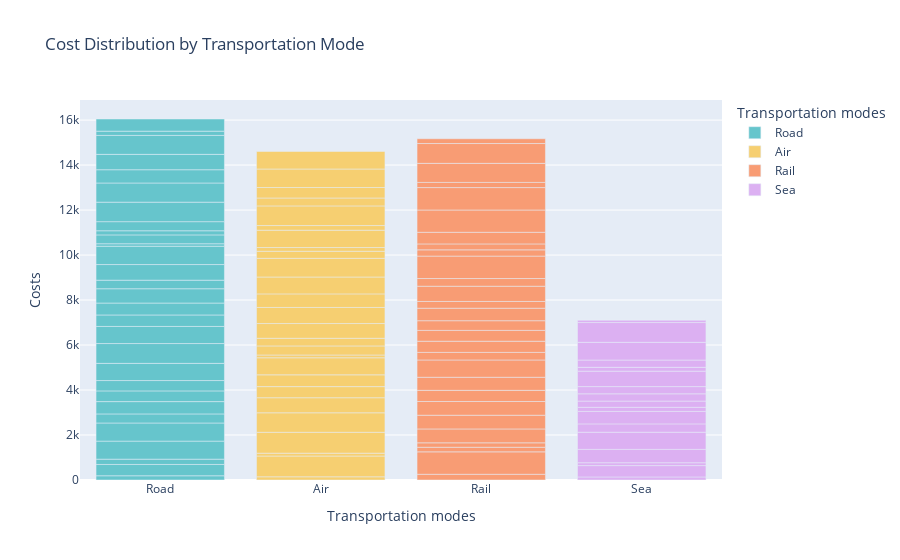

Source (notebook cell):
### Code cell
import plotly.express as px

bar_chart = px.bar(data, x='Transportation modes', y='Costs',
                   title='Cost Distribution by Transportation Mode',
                   labels={'Costs': 'Costs'},
                   color='Transportation modes',
                   color_discrete_sequence=px.colors.qualitative.Pastel)

bar_chart.show()

### Figure 1 — Plotly figure (JSON) as saved in the notebook; plotly's stock layout.template omitted (floating-point values rounded to 4 significant figures)
{"data": [{"alignmentgroup": "True", "hovertemplate": "Transportation modes=%{x}<br>Costs=%{y}<extra></extra>", "legendgroup": "Road", "marker": {"color": "rgb(102, 197, 204)", "pattern": {"shape": ""}}, "name": "Road", "offsetgroup": "Road", "orientation": "v", "showlegend": true, "textposition": "auto", "type": "bar", "x": ["Road", "Road", "Road", "Road", "Road", "Road", "Road", "Road", "Road", "Road", "Road", "Road", "Road", "Road", "Road", "Road", "Road", "Road", "Road", "Road", "Road", "Road", "Road", "Road", "Road", "Road", "Road", "Road", "Road"], "xaxis": "x", "y": [187.8, 503.1, 235.5, 802.1, 806.1, 403.0, 547.2, 477.3, 458.5, 764.9, 880.1, 761.2, 510.4, 529.8, 635.7, 380.4, 695.0, 814.1, 110.4, 393.8, 183.3, 405.2, 866.5, 852.6, 590.0, 683.0, 842.7, 188.7, 540.1], "yaxis": "y"}, {"alignmentgroup": "True", "hovertemplate": "Transportation modes=%{x}<br>Costs=%{y}<extra></extra>", "legendgroup": "Air", "marker": {"color": "rgb(246, 207, 113)", "pattern": {"shape": ""}}, "name": "Air", "offsetgroup": "Air", "orientation": "v", "showlegend": true, "textposition": "auto", "type": "bar", "x": ["Air", "Air", "Air", "Air", "Air", "Air", "Air", "Air", "Air", "Air", "Air", "Air", "Air", "Air", "Air", "Air", "Air", "Air", "Air", "Air", "Air", "Air", "Air", "Air", "Air", "Air"], "xaxis": "x", "y": [141.9, 923.4, 126.7, 929.2, 865.5, 670.9, 493.9, 523.4, 758.7, 123.4, 403.8, 339.7, 653.7, 716.0, 602.9, 750.7, 832.2, 312.6, 164.4, 771.2, 207.7, 873.1, 351.5, 465.5, 823.5, 778.9], "yaxis": "y"}, {"alignmentgroup": "True", "hovertemplate": "Transportation modes=%{x}<br>Costs=%{y}<extra></extra>", "legendgroup": "Rail", "marker": {"color": "rgb(248, 156, 116)", "pattern": {"shape": ""}}, "name": "Rail", "offsetgroup": "Rail", "orientation": "v", "showlegend": true, "textposition": "auto", "type": "bar", "x": ["Rail", "Rail", "Rail", "Rail", "Rail", "Rail", "Rail", "Rail", "Rail", "Rail", "Rail", "Rail", "Rail", "Rail", "Rail", "Rail", "Rail", "Rail", "Rail", "Rail", "Rail", "Rail", "Rail", "Rail", "Rail", "Rail", "Rail", "Rail"], "xaxis": "x", "y": [254.8, 995.9, 205.6, 196.3, 617.9, 609.4, 610.5, 495.3, 581.6, 768.7, 336.9, 496.2, 482.2, 430.2, 555.9, 299.7, 677.9, 341.6, 997.4, 276.8, 264.3, 517.5, 990.1, 996.8, 230.1, 846.7, 882.2, 210.7], "yaxis": "y"}, {"alignmentgroup": "True", "hovertemplate": "Transportation modes=%{x}<br>Costs=%{y}<extra></extra>", "legendgroup": "Sea", "marker": {"color": "rgb(220, 176, 242)", "pattern": {"shape": ""}}, "name": "Sea", "offsetgroup": "Sea", "orientation": "v", "showlegend": true, "textposition": "auto", "type": "bar", "x": ["Sea", "Sea", "Sea", "Sea", "Sea", "Sea", "Sea", "Sea", "Sea", "Sea", "Sea", "Sea", "Sea", "Sea", "Sea", "Sea", "Sea"], "xaxis": "x", "y": [134.4, 505.6, 127.9, 593.5, 762.5, 371.3, 553.4, 183.9, 275.5, 323.0, 320.8, 687.3, 169.3, 323.6, 787.8, 879.4, 103.9], "yaxis": "y"}], "layout": {"barmode": "relative", "legend": {"title": {"text": "Transportation modes"}, "tracegroupgap": 0}, "title": {"text": "Cost Distribution by Transportation Mode"}, "xaxis": {"anchor": "y", "categoryarray": ["Road", "Air", "Rail", "Sea"], "categoryorder": "array", "domain": [0, 1], "title": {"text": "Transportation modes"}}, "yaxis": {"anchor": "x", "domain": [0, 1], "title": {"text": "Costs"}}}}
